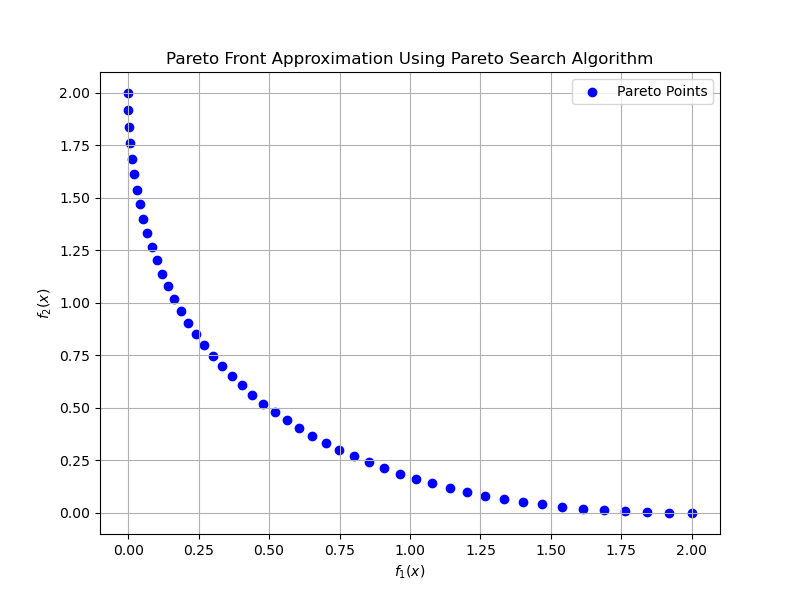

The Python source for this figure:
#scalarization for different weights

import numpy as np
import matplotlib.pyplot as plt
from scipy.optimize import minimize

def f1(x):
    H = np.array([[1, 1], [1, 2]])
    return 0.5 * np.dot(x.T, np.dot(H, x)) + x[0] + x[1] + 0.5

def f2(x):
    H = np.array([[1, 1], [1, 2]])
    return 0.5 * np.dot(x.T, np.dot(H, x)) - x[0] - x[1] + 0.5

def pareto_search(x0, num_points=50, step_size=0.05):
    pareto_points = []

    for i in range(num_points):
        w1 = i / (num_points - 1)
        weights = [w1, 1 - w1]

        def combined_objective(x):
            return weights[0] * f1(x) + weights[1] * f2(x)

        result = minimize(combined_objective, x0, method='SLSQP', options={'ftol': 1e-6})
        if result.success:
            pareto_points.append([f1(result.x), f2(result.x)])
            x0 = result.x + step_size * np.random.randn(len(x0))

    return np.array(pareto_points)

x0 = np.array([0.0, 0.0])

pareto_points = pareto_search(x0)

plt.figure(figsize=(8, 6))
plt.scatter(pareto_points[:, 0], pareto_points[:, 1], color='blue', label='Pareto Points')
plt.xlabel(r'$f_1(x)$')
plt.ylabel(r'$f_2(x)$')
plt.title('Pareto Front Approximation Using Pareto Search Algorithm')
plt.legend()
plt.grid(True)
plt.show()
